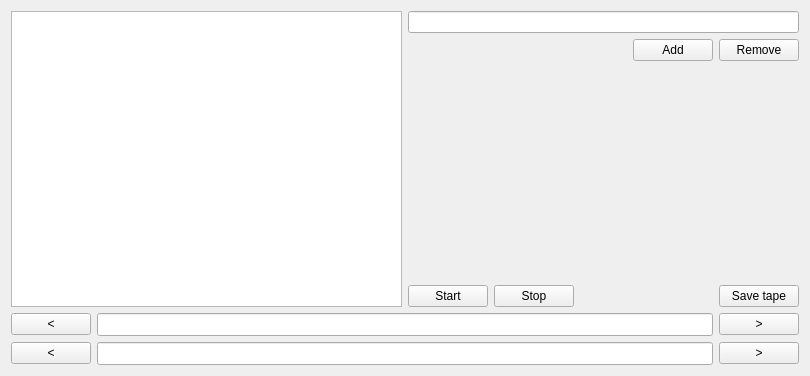
<?xml version="1.0" encoding="UTF-8"?>
<ui version="4.0">
 <class>Window</class>
 <widget class="QMainWindow" name="Window">
  <property name="geometry">
   <rect>
    <x>0</x>
    <y>0</y>
    <width>810</width>
    <height>376</height>
   </rect>
  </property>
  <property name="maximumSize">
   <size>
    <width>1920</width>
    <height>16777215</height>
   </size>
  </property>
  <property name="windowTitle">
   <string>Window</string>
  </property>
  <widget class="QWidget" name="centralWidget">
   <layout class="QGridLayout" name="gridLayout">
    <item row="0" column="0">
     <layout class="QVBoxLayout" name="verticalLayout">
      <item>
       <layout class="QHBoxLayout" name="horizontalLayout">
        <item>
         <layout class="QHBoxLayout" name="horizontalLayout_3">
          <item>
           <widget class="QPlainTextEdit" name="rules_textbox">
            <property name="readOnly">
             <bool>true</bool>
            </property>
           </widget>
          </item>
          <item>
           <layout class="QVBoxLayout" name="verticalLayout_2">
            <item>
             <layout class="QHBoxLayout" name="horizontalLayout_4">
              <item>
               <widget class="QLineEdit" name="line_for_rule"/>
              </item>
             </layout>
            </item>
            <item>
             <layout class="QHBoxLayout" name="horizontalLayout_6">
              <item>
               <spacer name="horizontalSpacer_2">
                <property name="orientation">
                 <enum>Qt::Horizontal</enum>
                </property>
                <property name="sizeHint" stdset="0">
                 <size>
                  <width>40</width>
                  <height>20</height>
                 </size>
                </property>
               </spacer>
              </item>
              <item>
               <widget class="QPushButton" name="button_add_rule">
                <property name="text">
                 <string>Add</string>
                </property>
               </widget>
              </item>
              <item>
               <widget class="QPushButton" name="button_remove_rule">
                <property name="text">
                 <string>Remove</string>
                </property>
               </widget>
              </item>
             </layout>
            </item>
            <item>
             <spacer name="verticalSpacer">
              <property name="orientation">
               <enum>Qt::Vertical</enum>
              </property>
              <property name="sizeHint" stdset="0">
               <size>
                <width>20</width>
                <height>40</height>
               </size>
              </property>
             </spacer>
            </item>
            <item>
             <layout class="QHBoxLayout" name="horizontalLayout_5">
              <item>
               <widget class="QPushButton" name="button_start">
                <property name="text">
                 <string>Start</string>
                </property>
               </widget>
              </item>
              <item>
               <widget class="QPushButton" name="button_stop">
                <property name="text">
                 <string>Stop</string>
                </property>
               </widget>
              </item>
              <item>
               <spacer name="horizontalSpacer">
                <property name="orientation">
                 <enum>Qt::Horizontal</enum>
                </property>
                <property name="sizeHint" stdset="0">
                 <size>
                  <width>40</width>
                  <height>20</height>
                 </size>
                </property>
               </spacer>
              </item>
              <item>
               <widget class="QPushButton" name="button_save_tape">
                <property name="text">
                 <string>Save tape</string>
                </property>
               </widget>
              </item>
             </layout>
            </item>
           </layout>
          </item>
         </layout>
        </item>
       </layout>
      </item>
      <item>
       <layout class="QHBoxLayout" name="horizontalLayout_2">
        <item>
         <layout class="QGridLayout" name="gridLayout_2">
          <item row="0" column="2">
           <widget class="QPushButton" name="button_right_tape">
            <property name="text">
             <string>&gt;</string>
            </property>
           </widget>
          </item>
          <item row="2" column="2">
           <widget class="QPushButton" name="button_right_pointer">
            <property name="text">
             <string>&gt;</string>
            </property>
           </widget>
          </item>
          <item row="2" column="0">
           <widget class="QPushButton" name="button_left_pointer">
            <property name="text">
             <string>&lt;</string>
            </property>
           </widget>
          </item>
          <item row="0" column="0">
           <widget class="QPushButton" name="button_left_tape">
            <property name="text">
             <string>&lt;</string>
            </property>
           </widget>
          </item>
          <item row="0" column="1">
           <widget class="QLineEdit" name="line_tape">
            <property name="maximumSize">
             <size>
              <width>16777215</width>
              <height>16777206</height>
             </size>
            </property>
            <property name="font">
             <font>
              <family>Noto Mono</family>
             </font>
            </property>
           </widget>
          </item>
          <item row="2" column="1">
           <widget class="QLineEdit" name="line_pointer">
            <property name="font">
             <font>
              <family>Noto Mono</family>
             </font>
            </property>
            <property name="readOnly">
             <bool>true</bool>
            </property>
           </widget>
          </item>
         </layout>
        </item>
       </layout>
      </item>
     </layout>
    </item>
   </layout>
  </widget>
 </widget>
 <layoutdefault spacing="6" margin="11"/>
 <resources/>
 <connections/>
</ui>
